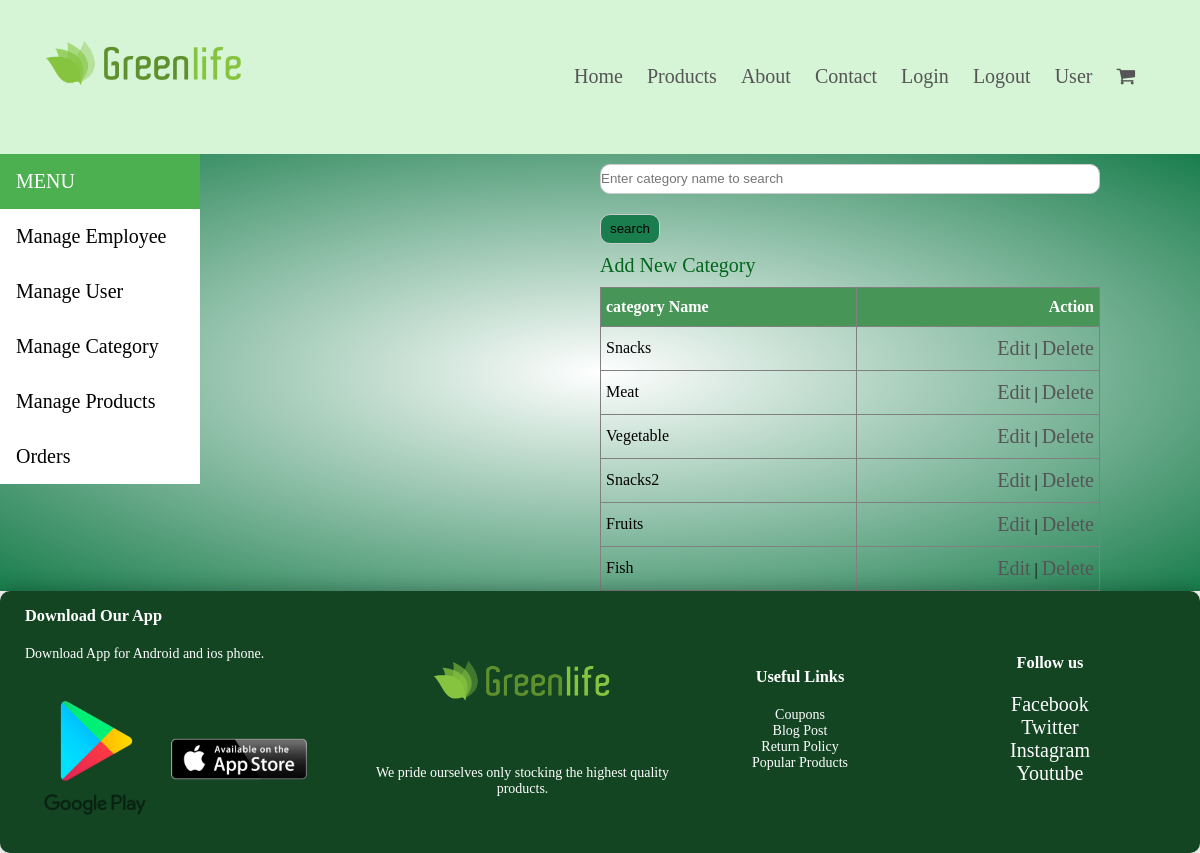
Page /Green_Life/admin/allcategories.php on the committed database.
### tables this page shows
CREATE TABLE `categories` (
  `id` int(11) NOT NULL,
  `name` varchar(30) NOT NULL
);

### Green_Life/models/db_config.php (called while the page is built, shortened)
<?php
  $db_server="localhost";
  $db_user="root";
  $db_pass="";
  $db_name="demo_mvc";
  function get_data($query){
      global $db_server,$db_user,$db_pass,$db_name ;
	  $db_con=mysqli_connect($db_server,$db_user,$db_pass,$db_name);
	  $result=mysqli_query($db_con,$query);
	  $data=[];
	  if(mysqli_num_rows($result)>0){
		  while($row=mysqli_fetch_assoc($result)){
			  $data[]=$row;
		  }
	  }
	  return $data;
  }
?>

### Green_Life/controllers/CategoryController.php (called while the page is built, shortened)
<?php
require_once '../models/db_config.php';
 function getAllCategory(){
 	$query="SELECT * FROM categories";
 	$result=get_data($query);
 	return $result;
 }
?>

### Green_Life/admin/allcategories.php (the view, shortened to what this page needs)
<?php include '../include/header.php';?>
<?php include '../include/sidebar.php';?>
<?php require_once '../controllers/CategoryController.php';
     $categories=getAllCategory();
?>
	<div style="background:radial-gradient(#fff,#197d4c);">
		<div style="width: 500px;margin-left: 600px; ">
			<form method="post"><input type="text" placeholder="Enter category name to search " name="cat_search">
              <input type="submit" style="width: 60px;background-color:#197d4d;  " name="search" value="search">
	         </form>
		<a style="color: #01661a;" href='addcategory.php' >Add New Category</a>
		<table border="1px" style="text-align: left; margin-top: 10px; " class="table">
			<tr>
			   <th>category Name</th>
			   <th>Action</th>
			</tr>
     <?php
        foreach ($categories as $category) {
        	echo "<tr>";
     	    echo "<td>".$category["name"]."</td>";
     	    echo '<td><span><a href="editcategory.php?id='.$category["id"].'">Edit</a> | <a href="deletecategory.php?id='.$category["id"].'" >Delete</button></a></span></td>';
     	    echo "</tr>";
        }
     ?>
		</table>
	</div>
	</div>
<?php include '../include/footer.php';?>

### Green_Life/css/style.css (style rules this page uses)
* { margin: 0; padding: 0; box-sizing: border-box; }
a { font-size: 20px; text-decoration: none; color: black; }
table { width: 100%; border-collapse: collapse; }
th { text-align: left; padding: 10px; color: white; background:#489657; padding: 10px 5px; }
td { padding: 10px 5px 10px 5px ; }
td:last-child { text-align: right; }
th:last-child { text-align: right; }
a { text-decoration: none; color: #555; }
form input { width:100%; height:30px; margin:10px 0; border:1px solid #ccc; border-radius:10px; }

### rows in the picture
categories: name "Snacks"
categories: name "Meat"
categories: name "Vegetable"
categories: name "Snacks2"
categories: name "Fruits"
categories: name "Fish"
